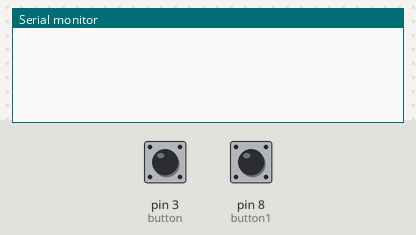
The sketch below on a simulated Arduino Uno, built with avr-gcc and run on an emulated ATmega328P. On the bench: the last lines printed to the serial monitor. Inputs (shaded band) come from the test bench; at power-on: pin 3 (button) LOW, pin 8 (button1) LOW.

Above: at 2.1 s.
2.2 s: pin 3 (button) pulled HIGH for 0.15 s
At 3.3 s:
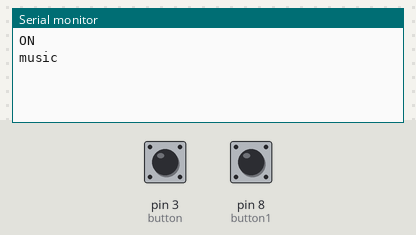
4.0 s: pin 8 (button1) pulled HIGH for 1 s
At 6.1 s:
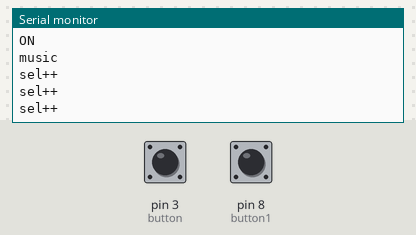
6.5 s: pin 3 (button) pulled HIGH for 1 s
At 7.5 s:
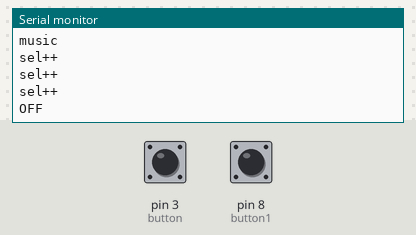

The sketch:

light_saber.ino
```cpp
#include <FastLED.h>
#define LED_PIN    5
#define NUM_LEDS    30
#include "SoftwareSerial.h"
# define Start_Byte 0x7E
# define Version_Byte 0xFF
# define Command_Length 0x06
# define End_Byte 0xEF
# define Acknowledge 0x00 //Returns info with command 0x41 [0x01: info, 0x00: no info]


# define ACTIVATED LOW

CRGB leds[NUM_LEDS];
SoftwareSerial mySerial(10, 11);


int is_on=0;
int sel=1;
const int button = 3;
const int button1=8;


struct colours{
  char *mod_name;
  int red;
  int blue;
  int green;


};
typedef struct colours colours_t;
colours_t modes[4]={
      {"Sith",255,0,0},
      {"Jedai",0,100,0},
      {"Yoda",0,0,100},
      {"Samuel Jackson",100,100,0}

};


void setup () {
  FastLED.addLeds<WS2812, LED_PIN, GRB>(leds, NUM_LEDS);
  lightsOff();                  //lets close all leds
  Serial.begin(9600);
  pinMode(button, INPUT);
  pinMode(button1,INPUT);
  mySerial.begin (9600);

  setVolume(20);
  delay(100);
}


void loop () {
  if (digitalRead(button)==HIGH){     //!
    if (is_on==0){
      Serial.println("ON");
      lightsOn();
      OpenSaber();
      is_on=1;
      Hum();
    }
    else{
      Serial.println("OFF");
      CloseSaber();
      lightsOff();

      is_on=0;
    }
  }
  if(digitalRead(button1)==HIGH){

    Serial.println("sel++");
    if (sel<3){
      sel++;
      delay(200);
    }
    else{
      sel=0;
      delay(200);
    }
  }

  //delay(100);

}

//Lights--------------------------------------------
void lightsOn(){
   for (int i=0;i<NUM_LEDS;i++){
      leds[i] = CRGB(modes[sel].red,modes[sel].green,modes[sel].blue);
      FastLED.show();
      delay(10);
   }
   is_on=1;
}

void lightsOff(){
  for (int i=NUM_LEDS;i>=0;i--){
      leds[i] = CRGB(0, 0, 0);
      FastLED.show();
      delay(10);
  }
   is_on=0;
}
//Sounds---------------------------------------------
void OpenSaber(){
  Serial.println("music");
  execute_CMD(0x03,0,1); //3 hum,//2 open,//1close
  delay(1000);        //wait for sound to end
}

void CloseSaber(){
  setVolume(20);
  execute_CMD(0x03,0,3); //3 hum,//2 open,//1close
  delay(1000);            //wait for sound to end
}
void Hum(){
  setVolume(50);
  execute_CMD(0x03,0,2); //3 hum,//2 open,//1close
  delay(500);
}
void playFile(int num){
  execute_CMD(0x03,0,num); //3 hum,//2 open,//1close
  delay(500);
  }
void pause()
{
  execute_CMD(0x0E,0,0);
  delay(500);
}

void play()
{
  execute_CMD(0x0D,0,1);
  delay(500);
}

void playNext()
{
  execute_CMD(0x01,0,1);
  delay(500);
}


void setVolume(int volume)
{
  execute_CMD(0x06, 0, volume); // Set the volume (0x00~0x30)
  delay(500);
}

void execute_CMD(byte CMD, byte Par1, byte Par2)
// Excecute the command and parameters
{
  // Calculate the checksum (2 bytes)
  word checksum = -(Version_Byte + Command_Length + CMD + Acknowledge + Par1 + Par2);
  // Build the command line
  byte Command_line[10] = { Start_Byte, Version_Byte, Command_Length, CMD, Acknowledge,
  Par1, Par2, highByte(checksum), lowByte(checksum), End_Byte};
  //Send the command line to the module
  for (byte k=0; k<10; k++)
  {
  mySerial.write( Command_line[k]);
  }
}
```

Measured:
- after the input at 2.2 s, the serial monitor: prints a new line at once (image 1)
- after the input at 4.0 s, the serial monitor: prints a new line after 0.53 s (image 2)
- after the input at 6.5 s, the serial monitor: prints a new line at once (image 3)
